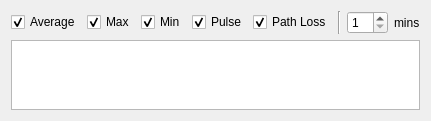
  <widget class="QWidget" name="chartContainer" native="true">
   <property name="geometry">
    <rect>
     <x>0</x>
     <y>300</y>
     <width>381</width>
     <height>121</height>
    </rect>
   </property>
   <property name="sizePolicy">
    <sizepolicy hsizetype="Expanding" vsizetype="Expanding">
     <horstretch>0</horstretch>
     <verstretch>0</verstretch>
    </sizepolicy>
   </property>
   <property name="windowTitle">
    <string>Chart</string>
   </property>
   <layout class="QVBoxLayout" name="verticalLayout_3">
    <item>
     <layout class="QHBoxLayout" name="seriesLayout">
      <item>
       <widget class="QCheckBox" name="displayAverage">
        <property name="toolTip">
         <string>Display average power series on chart</string>
        </property>
        <property name="text">
         <string>Average</string>
        </property>
        <property name="checked">
         <bool>true</bool>
        </property>
       </widget>
      </item>
      <item>
       <widget class="QCheckBox" name="displayMax">
        <property name="toolTip">
         <string>Display maximum peak power series on chart</string>
        </property>
        <property name="text">
         <string>Max</string>
        </property>
        <property name="checked">
         <bool>true</bool>
        </property>
       </widget>
      </item>
      <item>
       <widget class="QCheckBox" name="displayMin">
        <property name="toolTip">
         <string>Display minimum peak power series on chart</string>
        </property>
        <property name="text">
         <string>Min</string>
        </property>
        <property name="checked">
         <bool>true</bool>
        </property>
       </widget>
      </item>
      <item>
       <widget class="QCheckBox" name="displayPulseAverage">
        <property name="toolTip">
         <string>Display pulse average power series on chart</string>
        </property>
        <property name="text">
         <string>Pulse</string>
        </property>
        <property name="checked">
         <bool>true</bool>
        </property>
       </widget>
      </item>
      <item>
       <widget class="QCheckBox" name="displayPathLoss">
        <property name="toolTip">
         <string>Display path loss series on chart</string>
        </property>
        <property name="text">
         <string>Path Loss</string>
        </property>
        <property name="checked">
         <bool>true</bool>
        </property>
       </widget>
      </item>
      <item>
       <widget class="Line" name="line_19">
        <property name="orientation">
         <enum>Qt::Vertical</enum>
        </property>
       </widget>
      </item>
      <item>
       <widget class="QSpinBox" name="displayMins">
        <property name="toolTip">
         <string>Display the specified last number of minutes worth of power measurements</string>
        </property>
        <property name="minimum">
         <number>1</number>
        </property>
        <property name="maximum">
         <number>10</number>
        </property>
       </widget>
      </item>
      <item>
       <widget class="QLabel" name="displayMinsLabel">
        <property name="text">
         <string>mins</string>
        </property>
       </widget>
      </item>
      <item>
       <spacer name="horizontalSpacer_8">
        <property name="orientation">
         <enum>Qt::Horizontal</enum>
        </property>
        <property name="sizeHint" stdset="0">
         <size>
          <width>40</width>
          <height>20</height>
         </size>
        </property>
       </spacer>
      </item>
     </layout>
    </item>
    <item>
     <widget class="QChartView" name="powerChart">
      <property name="minimumSize">
       <size>
        <width>200</width>
        <height>0</height>
       </size>
      </property>
      <property name="toolTip">
       <string>Power vs time</string>
      </property>
     </widget>
    </item>
   </layout>
  </widget>
